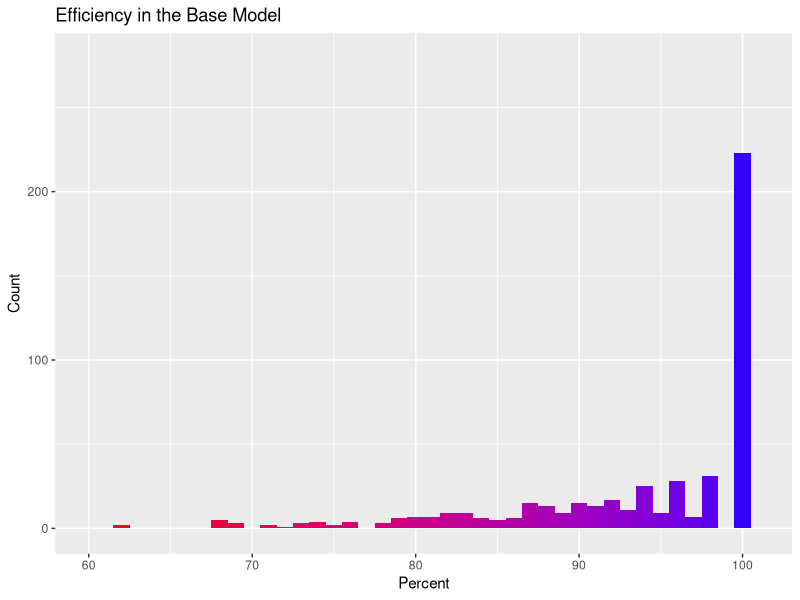
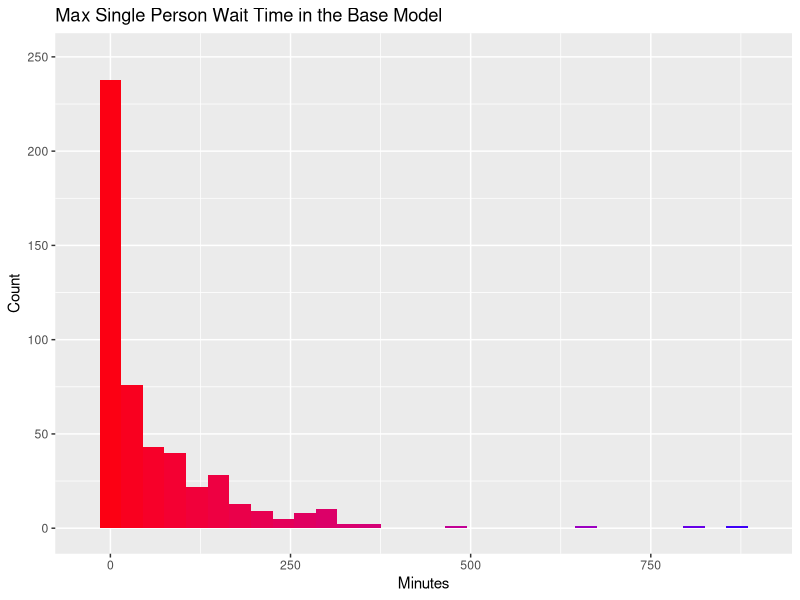
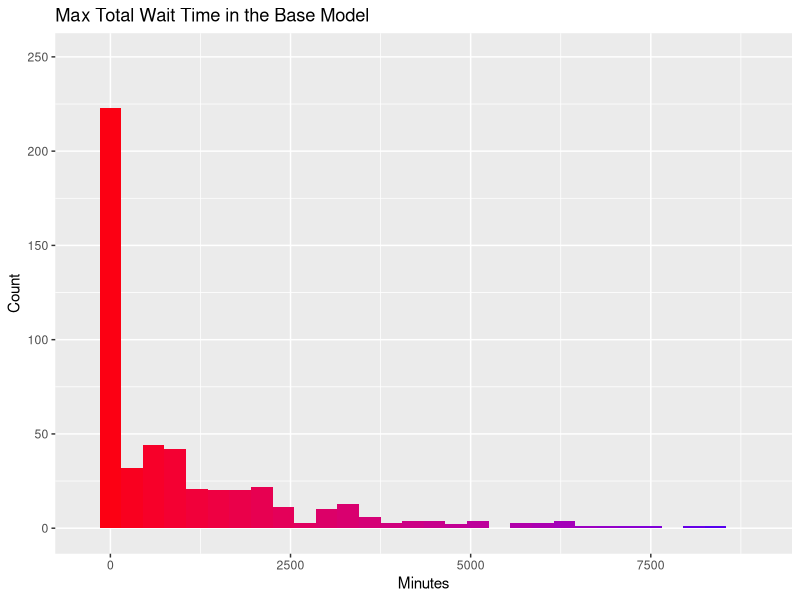
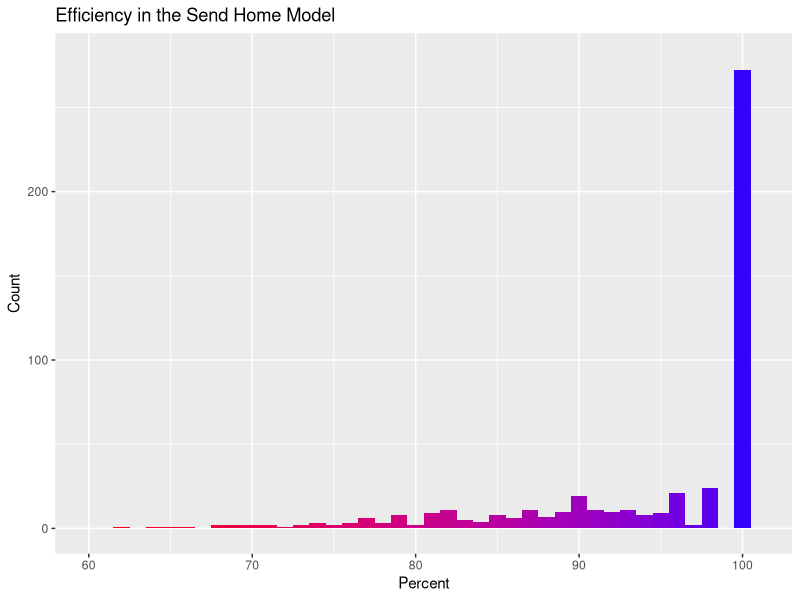
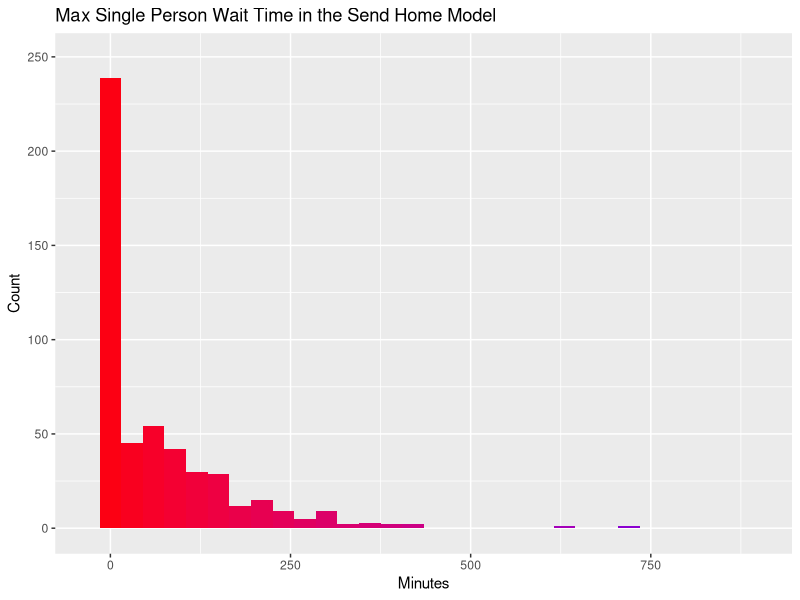
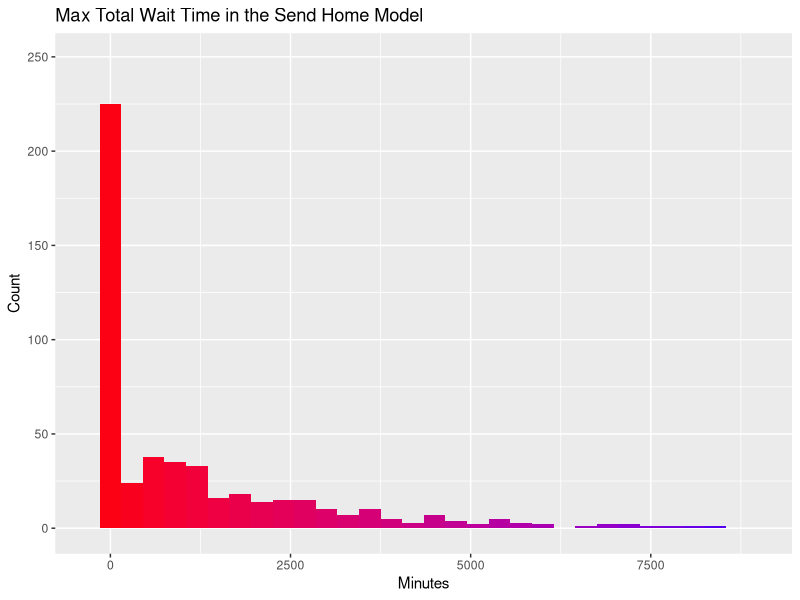
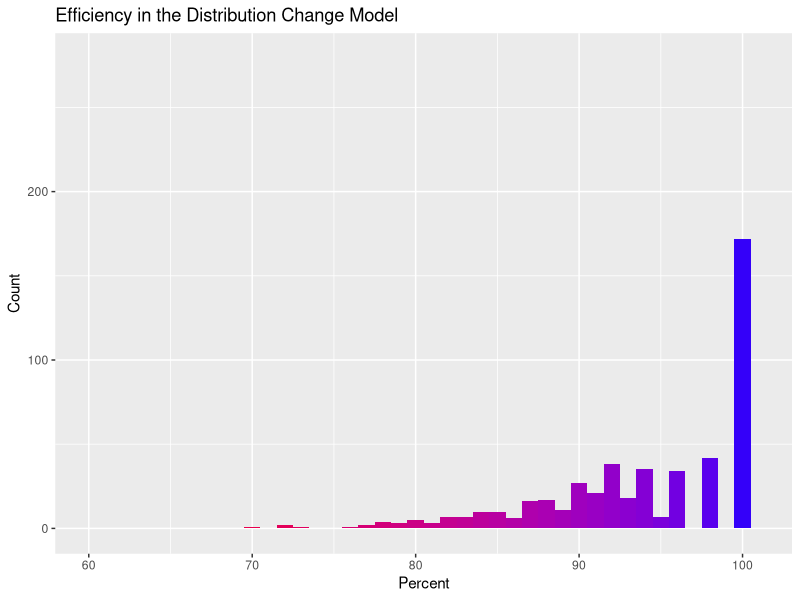
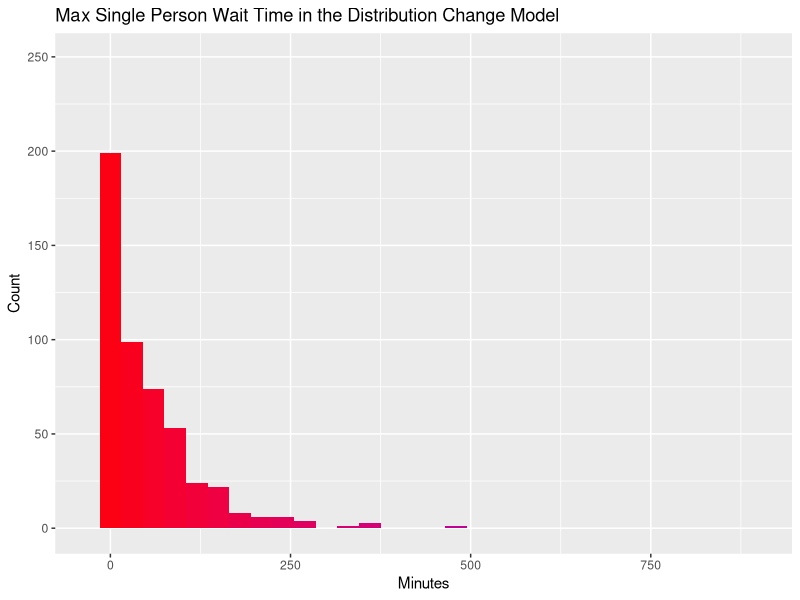

Recreate these plots in R, in order.
library(ggplot2)
library(reshape)
library(dplyr)

# create data
df.0 <- read.csv("Data/v0_data.csv")
df.1 <- read.csv("Data/v1_data.csv")
df.2 <- read.csv("Data/v2_data.csv")

# make histogram graphs
ggplot(df.0, aes(x=Efficiency, fill = ..x..)) + geom_histogram(binwidth = 1) + scale_fill_gradient(low = "red", high = "blue") +
  labs(x = "Percent", y = "Count", title = "Efficiency in the Base Model") + theme(legend.position = "none")+ xlim(60,101) + ylim(-1, 280)
ggsave("Images/EfficiencyBase.png")
ggplot(df.0, aes(x=Longest.Wait, fill = ..x..)) + geom_histogram(binwidth = 30) + scale_fill_gradient(low = "red", high = "blue") +
  labs(x = "Minutes", y = "Count", title = "Max Single Person Wait Time in the Base Model") + theme(legend.position = "none")  + xlim(-30, 900) + ylim(-1, 250)
ggsave("Images/SPWaitBase.png")
ggplot(df.0, aes(x=Total.Wait, fill = ..x..)) + geom_histogram(binwidth = 300) + scale_fill_gradient(low = "red", high = "blue") +
  labs(x = "Minutes", y = "Count", title = "Max Total Wait Time in the Base Model") + theme(legend.position = "none") +xlim(-300, 9000) + ylim(-1, 250)
ggsave("Images/LongWaitBase.png")

ggplot(df.1, aes(x=Efficiency, fill = ..x..)) + geom_histogram(binwidth = 1) + scale_fill_gradient(low = "red", high = "blue") +
  labs(x = "Percent", y = "Count", title = "Efficiency in the Send Home Model") + theme(legend.position = "none") + xlim(60,101) + ylim(-1, 280)
ggsave("Images/EfficiencySH.png")
ggplot(df.1, aes(x=Longest.Wait, fill = ..x..)) + geom_histogram(binwidth = 30) + scale_fill_gradient(low = "red", high = "blue") +
  labs(x = "Minutes", y = "Count", title = "Max Single Person Wait Time in the Send Home Model") + theme(legend.position = "none") +xlim(-30, 900) + ylim(-1, 250)
ggsave("Images/SPWaitSH.png")
ggplot(df.1, aes(x=Total.Wait, fill = ..x..)) + geom_histogram(binwidth = 300) + scale_fill_gradient(low = "red", high = "blue") +
  labs(x = "Minutes", y = "Count", title = "Max Total Wait Time in the Send Home Model") + theme(legend.position = "none") +xlim(-300, 9000) + ylim(-1, 250)
ggsave("Images/LongWaitSH.png")

ggplot(df.2, aes(x=Efficiency, fill = ..x..)) + geom_histogram(binwidth = 1) + scale_fill_gradient(low = "red", high = "blue") +
  labs(x = "Percent", y = "Count", title = "Efficiency in the Distribution Change Model") + theme(legend.position = "none") + xlim(60,101) + ylim(-1, 280)
ggsave("Images/EfficiencyDist.png")
ggplot(df.2, aes(x=Longest.Wait, fill = ..x..)) + geom_histogram(binwidth = 30) + scale_fill_gradient(low = "red", high = "blue") +
  labs(x = "Minutes", y = "Count", title = "Max Single Person Wait Time in the Distribution Change Model") + theme(legend.position = "none") +xlim(-30, 900) + ylim(-1, 250)
ggsave("Images/SPWaitDist.png")
ggplot(df.2, aes(x=Total.Wait, fill = ..x..)) + geom_histogram(binwidth = 300) + scale_fill_gradient(low = "red", high = "blue") +
  labs(x = "Minutes", y = "Count", title = "Max Total Wait Time in the Distribution Change Model") + theme(legend.position = "none") +xlim(-300, 9000) + ylim(-1, 250)
ggsave("Images/LongWaitDist.png")
